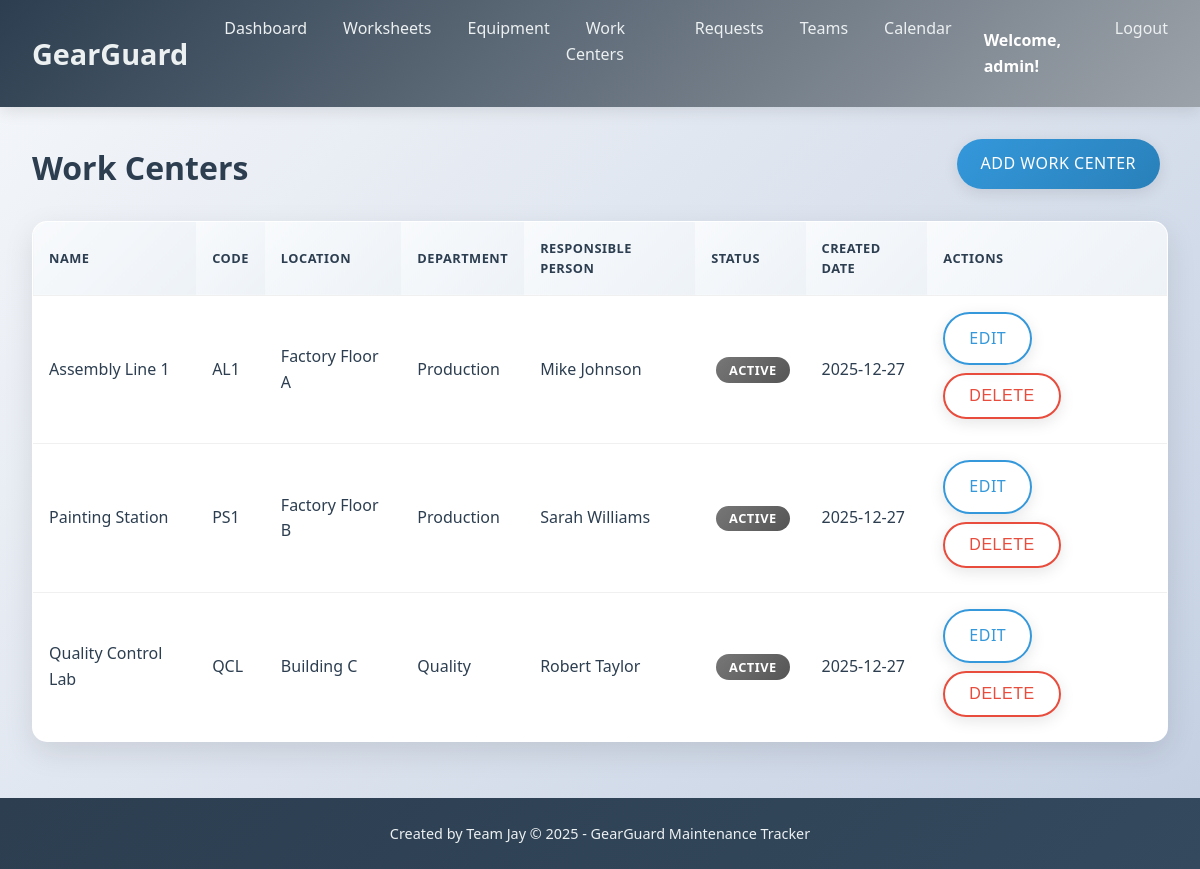
/workcenters (signed in), run on the app's committed database.
### models.py (models this page shows, shortened)
class User(db.Model):
    __tablename__ = 'users'
    id = db.Column(db.Integer, primary_key=True)
    username = db.Column(db.String(80), unique=True, nullable=False)
    email = db.Column(db.String(120), unique=True, nullable=False)
    password_hash = db.Column(db.String(120), nullable=False)
    role = db.Column(db.String(20), default='user')  # admin, manager, user
    created_at = db.Column(db.DateTime, default=datetime.utcnow)

class WorkCenter(db.Model):
    __tablename__ = 'workcenters'
    id = db.Column(db.Integer, primary_key=True)
    name = db.Column(db.String(100), nullable=False)
    code = db.Column(db.String(50), unique=True, nullable=False)
    location = db.Column(db.String(100))
    department = db.Column(db.String(50))
    responsible_person = db.Column(db.String(100))
    description = db.Column(db.Text)
    status = db.Column(db.String(20), default='Active')  # Active / Inactive
    created_at = db.Column(db.DateTime, default=datetime.utcnow)

### app.py (the view)
@app.route('/workcenters')
@login_required
def workcenters_list():
    workcenters = WorkCenter.query.all()
    return render_template('workcenters.html', workcenters=workcenters)

### app.py (called while the page is built)
@app.context_processor
def inject_now():
    return {'now': dt.utcnow}

def login_required(f):
    @wraps(f)
    def decorated_function(*args, **kwargs):
        if 'user_id' not in session:
            flash('Please log in to access this page.', 'error')
            return redirect(url_for('login'))
        return f(*args, **kwargs)
    return decorated_function

@app.context_processor
def inject_user():
    user_id = session.get('user_id')
    if user_id:
        user = User.query.get(user_id)
        return {'current_user': user}
    return {'current_user': None}

### templates/workcenters.html (shortened to what this page needs)
{% extends "base.html" %}
{% block content %}
<div class="container">
    <div class="header">
        <h1>Work Centers</h1>
        <a href="{{ url_for('create_workcenter') }}" class="btn btn-primary">Add Work Center</a>
    </div>
    <div class="table-container">
        <table class="table">
            <thead>
                <tr>
                    <th>Name</th>
                    <th>Code</th>
                    <th>Location</th>
                    <th>Department</th>
                    <th>Responsible Person</th>
                    <th>Status</th>
                    <th>Created Date</th>
                    <th>Actions</th>
                </tr>
            </thead>
            <tbody>
                {% for workcenter in workcenters %}
                <tr>
                    <td>{{ workcenter.name }}</td>
                    <td>{{ workcenter.code }}</td>
                    <td>{{ workcenter.location or 'N/A' }}</td>
                    <td>{{ workcenter.department or 'N/A' }}</td>
                    <td>{{ workcenter.responsible_person or 'N/A' }}</td>
                    <td><span class="badge {{ 'badge-success' if workcenter.status == 'Active' else 'badge-secondary' }}">{{ workcenter.status }}</span></td>
                    <td>{{ workcenter.created_at.strftime('%Y-%m-%d') if workcenter.created_at else 'N/A' }}</td>
                    <td>
                        <a href="{{ url_for('edit_workcenter', id=workcenter.id) }}" class="btn btn-sm btn-outline-primary">Edit</a>
                        <form method="POST" action="{{ url_for('delete_workcenter', id=workcenter.id) }}" style="display: inline;" onsubmit="return confirm('Are you sure you want to delete this work center?')">
                            <button type="submit" class="btn btn-sm btn-outline-danger">Delete</button>
                        </form>
                    </td>
                </tr>
                {% endfor %}
            </tbody>
        </table>
    </div>
</div>
{% endblock %}

### templates/base.html (shortened to what this page needs)
<!DOCTYPE html>
<html lang="en">
<head>
    <link rel="stylesheet" href="{{ url_for('static', filename='style.css') }}">
</head>
<body>
    <nav class="navbar">
        <div class="nav-container">
            <div class="nav-logo">
                <a href="{% if current_user %}{{ url_for('dashboard') }}{% else %}{{ url_for('login') }}{% endif %}"> GearGuard</a>
            </div>
            <ul class="nav-menu">
                {% if current_user %}
                <li class="nav-item">
                    <a href="{{ url_for('dashboard') }}" class="nav-link">Dashboard</a>
                </li>
                <li class="nav-item">
                    <a href="{{ url_for('worksheets') }}" class="nav-link">Worksheets</a>
                </li>
                <li class="nav-item">
                    <a href="{{ url_for('equipment_list') }}" class="nav-link">Equipment</a>
                </li>
                <li class="nav-item">
                    <a href="{{ url_for('workcenters_list') }}" class="nav-link">Work Centers</a>
                </li>
                <li class="nav-item">
                    <a href="{{ url_for('maintenance_requests') }}" class="nav-link">Requests</a>
                </li>
                <li class="nav-item">
                    <a href="{{ url_for('teams_list') }}" class="nav-link">Teams</a>
                </li>
                <li class="nav-item">
                    <a href="{{ url_for('calendar_view') }}" class="nav-link">Calendar</a>
                </li>
                <li class="nav-item">
                    <span class="nav-user">Welcome, {{ current_user.username }}!</span>
                </li>
                <li class="nav-item">
                    <a href="{{ url_for('logout') }}" class="nav-link">Logout</a>
                </li>
                {% endif %}
            </ul>
        </div>
    </nav>
    <main>
        {% block content %}{% endblock %}
    </main>
    <footer class="footer">
        <div class="footer-content">
            <p>Created by Team Jay &copy; 2025 - GearGuard Maintenance Tracker</p>
        </div>
    </footer>
</body>
</html>

### static/style.css (style rules this page uses)
* { margin: 0; padding: 0; box-sizing: border-box; }
body { font-family: 'Segoe UI', Tahoma, Geneva, Verdana, sans-serif; background: linear-gradient(135deg, #f5f7fa 0%, #c3cfe2 100%); color: #2c3e50; line-height: 1.6; min-height: 100vh; }
.navbar { background: linear-gradient(135deg, #2c3e50 0%, #9ca2a9 100%); padding: 1rem 0; box-shadow: 0 4px 15px rgba(0,0,0,0.1); position: sticky; top: 0; z-index: 1000; }
.nav-container { max-width: 1200px; margin: 0 auto; display: flex; justify-content: space-between; align-items: center; padding: 0 2rem; }
.nav-logo a { color: #ecf0f1; font-size: 1.8rem; font-weight: bold; text-decoration: none; transition: color 0.3s ease; }
.nav-menu { display: flex; list-style: none; }
.nav-item { margin-left: 1rem; }
.nav-link { color: #ecf0f1; text-decoration: none; font-weight: 500; transition: all 0.3s ease; padding: 0.75rem 1.25rem; border-radius: 25px; position: relative; overflow: hidden; }
.nav-link::after { content: ''; position: absolute; bottom: 0; left: 50%; width: 0; height: 2px; background: #3498db; transition: all 0.3s ease; transform: translateX(-50%); }
.nav-user { color: white !important; font-weight: bold; padding: 0.75rem 1rem; display: inline-block; }
main { padding: 2rem 0; }
.container { max-width: 1200px; margin: 0 auto; padding: 0 2rem; }
h1 { margin-bottom: 1.5rem; color: #2c3e50; font-size: 2rem; text-align: center; margin-top: 1rem; }
.header { display: flex; justify-content: space-between; align-items: center; margin-bottom: 1.5rem; flex-wrap: wrap; gap: 1rem; }
.header h1 { margin: 0; text-align: left; }
.btn { display: inline-block; padding: 0.75rem 1.5rem; border: none; border-radius: 30px; text-decoration: none; cursor: pointer; font-size: 1rem; font-weight: 500; transition: all 0.3s ease; margin-right: 0.5rem; margin-bottom: 0.5rem; box-shadow: 0 4px 15px rgba(0,0,0,0.1); text-transform: uppercase; letter-spacing: 0.5px; }
.btn-primary { background: linear-gradient(135deg, #3498db 0%, #2980b9 100%); color: white; }
.btn-outline-primary { background-color: transparent; color: #3498db; border: 2px solid #3498db; }
.btn-outline-danger { background-color: transparent; color: #e74c3c; border: 2px solid #e74c3c; }
.table { width: 100%; border-collapse: collapse; margin: 1.5rem 0; background-color: white; border-radius: 15px; overflow: hidden; box-shadow: 0 10px 30px rgba(0,0,0,0.1); border: 1px solid rgba(0,0,0,0.05); }
.table th, .table td { padding: 1rem; text-align: left; border-bottom: 1px solid #f0f0f0; }
.table th { background: linear-gradient(135deg, #f8fafc 0%, #edf2f7 100%); font-weight: 600; color: #2c3e50; text-transform: uppercase; font-size: 0.8rem; letter-spacing: 0.5px; }
.badge { display: inline-block; min-width: 20px; padding: 0.4rem 0.8rem; font-size: 0.8rem; font-weight: 600; line-height: 1; color: #fff; text-align: center; white-space: nowrap; vertical-align: middle; background: linear-gradient(135deg, #777 0%, #555 100%); border-radius: 20px; margin-left: 5px; text-transform: uppercase; letter-spacing: 0.5px; }
.footer { background: linear-gradient(135deg, #2c3e50 0%, #34495e 100%); color: white; text-align: center; padding: 1.5rem 0; margin-top: auto; }
.footer-content p { margin: 0; font-size: 0.9rem; color: #ecf0f1; }

### data on the page
User: username "admin"
WorkCenter: name "Assembly Line 1", code "AL1", location "Factory Floor A", department "Production", responsible_person "Mike Johnson", status "ACTIVE", created_at "2025-12-27"
WorkCenter: name "Painting Station", code "PS1", location "Factory Floor B", department "Production", responsible_person "Sarah Williams", status "ACTIVE", created_at "2025-12-27"
WorkCenter: name "Quality Control Lab", code "QCL", location "Building C", department "Quality", responsible_person "Robert Taylor", status "ACTIVE", created_at "2025-12-27"
